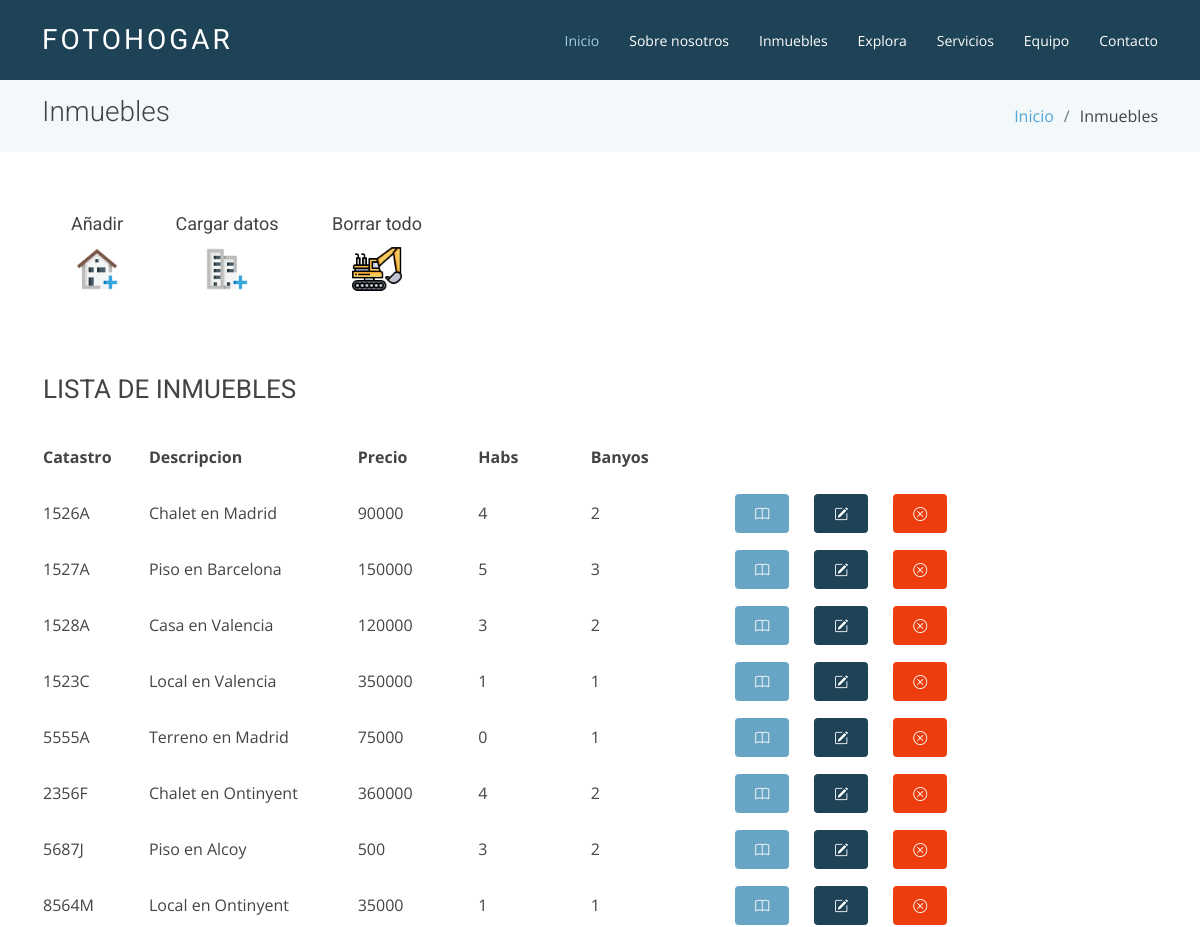
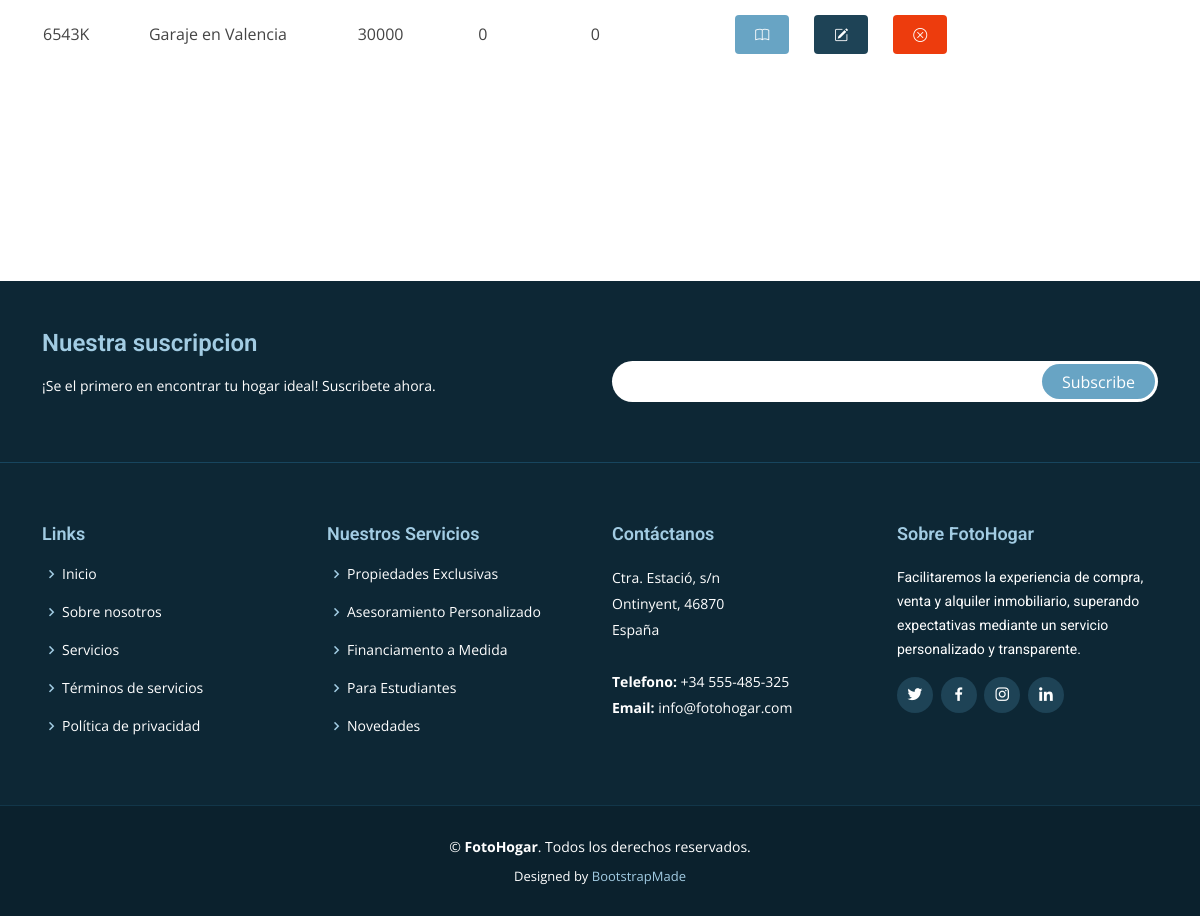
Screenshot of /index.php?page=controller_inmo&op=list with the database file from the repository (2 pictures, top to bottom).
### tables this page shows
CREATE TABLE `inmuebles` (
  `id` int(6) UNSIGNED NOT NULL,
  `id_ref` varchar(5) NOT NULL,
  `descripcion` varchar(30) NOT NULL,
  `tipo` varchar(30) NOT NULL,
  `opcion` varchar(30) NOT NULL,
  `m2` int(50) NOT NULL,
  `precio` int(50) NOT NULL,
  `habs` int(50) NOT NULL,
  `banyos` int(50) NOT NULL,
  `ascensor` tinyint(4) NOT NULL,
  `fecha` varchar(30) NOT NULL,
  `extras` varchar(100) DEFAULT NULL,
  `gastos` varchar(25) DEFAULT NULL
);

### module/inmo/model/DAOinmo.php (called while the page is built, shortened)
<?php
class DAOinmo
{
	function select_all_inmo()
	{
		$sql = "SELECT * FROM inmuebles ORDER BY id ASC";
		$conexion = connect::con();
		$res = mysqli_query($conexion, $sql);
		return $res;
	}
}
?>

### module/inmo/view/list_inmo.php (the view, shortened to what this page needs)
<main id="main">
    <section class="breadcrumbs">
        <div class="container">
            <div class="d-flex justify-content-between align-items-center">
                <h2>Inmuebles</h2>
                <ol>
                    <li><a href="index.php">Inicio</a></li>
                    <li>Inmuebles</li>
                </ol>
            </div>
        </div>
    </section>
    <section class="about" data-aos="fade-up">
        <div id="contenido">
            <div class="container">
                <table>
                    <tr>
                    <tr align="center">
                        <th width=110>
                            <h3 data-tr="Añadir" style="font-size: 18px;">Añadir</h3>
                        </th>
                        <th width=150>
                            <h3 data-tr="Dummies" style="font-size: 18px;">Cargar datos</h3>
                        </th>
                        <th width=150>
                            <h3 data-tr="Borrar todo" style="font-size: 18px;">Borrar todo</h3>
                        </th>
                    </tr>
                    <tr align="center">
                        <th>
                            <p><a href="index.php?page=controller_inmo&op=create"><img src="assets/img/agregarcasa.png"
                                        width="50" height="50"></a></p>
                        </th>
                        <th>
                            <p><a href="index.php?page=controller_inmo&op=dummies"><img src="assets/img/dummies.png"
                                        width="50" height="50"></a></p>
                        </th>
                        <th>
                            <p><a href="index.php?page=controller_inmo&op=delete_all"><img
                                        src="assets/img/deleteall.png" width="50" height="50"></a></p>
                        </th>
                    </tr>
                </table>
                <br>
                <table data-aos="fade-up" style="border-collapse: separate; border-spacing: 0 30px;">
                    <th colspan="6">
                        <h3>LISTA DE INMUEBLES</h3>
                    </th>
                    <br>
                    <tr>
                        <td width=150><b>Catastro</b></td>
                        <td width=350><b>Descripcion</b></td>
                        <td width=200><b>Precio</b></td>
                        <td width=200><b>Habs</b></td>
                        <td width=250><b>Banyos</b></td>
                        <th width=850><b></b></th>
                    </tr>
                    <?php
                    if ($rdo->num_rows === 0) {
                        echo '<tr>';
                        echo '<br>';
                        echo '<td align="center"  colspan="3">NO HAY NINGUN INMUEBLE</td>';
                        echo '</tr>';
                    } else {
                        foreach ($rdo as $row) {
                            echo '<tr>';
                            echo '<td width=150>' . $row['id_ref'] . '</td>';
                            echo '<td width=350>' . $row['descripcion'] . '</td>';
                            echo '<td width=200>' . $row['precio'] . '</td>';
                            echo '<td width=200>' . $row['habs'] . '</td>';
                            echo '<td width=250>' . $row['banyos'] . '</td>';
                            echo '<td width=850>';
                            echo '<a class="id Button_principal" id="' . $row['id'] . '"><i class="bi bi-book"></i></a>';
                            echo '<a class="Button_segundario" href="index.php?page=controller_inmo&op=update&id=' . $row['id'] . '"><i class="bi bi-pencil-square"></i></a>';
                            echo '<a class="Button_red" href="index.php?page=controller_inmo&op=delete&id=' . $row['id'] . '"><i class="bi bi-x-circle"></i></a>';
                            echo '</td>';
                            echo '</tr>';
                        }
                    }
                    ?>
                </table>
                <br>
            </div>
        </div>
</main>
<section id="inmo_modal">
</section>

### index.php (shortened to what this page needs)
<?php
    if ((isset($_GET['page'])) && ($_GET['page']==="controller_inmo") ){
		include("inc/top_page_inmo.php");
	}else{
		include("inc/top_page.php");
	}
    include("inc/header.php");
	include("inc/pages.php");
	include("inc/footer.php");
    include("inc/bottom_page.php");
?>

### inc/top_page_inmo.php (shortened to what this page needs)
<!DOCTYPE html>
<html lang="en">
<head>
  <link rel="stylesheet" href="https://code.jquery.com/ui/1.13.2/themes/base/jquery-ui.css">
  <link href="https://cdnjs.cloudflare.com/ajax/libs/toastr.js/latest/toastr.min.css" rel="stylesheet" />
  <link href="assets/vendor/animate.css/animate.min.css" rel="stylesheet">
  <link href="assets/vendor/aos/aos.css" rel="stylesheet">
  <link href="assets/vendor/bootstrap/css/bootstrap.min.css" rel="stylesheet">
  <link href="assets/vendor/bootstrap-icons/bootstrap-icons.css" rel="stylesheet">
  <link href="assets/vendor/boxicons/css/boxicons.min.css" rel="stylesheet">
  <link href="assets/vendor/glightbox/css/glightbox.min.css" rel="stylesheet">
  <link href="assets/vendor/swiper/swiper-bundle.min.css" rel="stylesheet">
  <link href="assets/css/style.css" rel="stylesheet">
</head>
<body>

### inc/header.php (shortened to what this page needs)
<header id="header" class="fixed-top d-flex align-items-center">
    <div class="container d-flex justify-content-between align-items-center">
      <div class="logo">
        <h1 class="text-light"><a href="index.php"><span>FotoHogar</span></a></h1>
      </div>
      <nav id="navbar" class="navbar">
        <ul>
          <li><a class="active " href="index.php">Inicio</a></li>
          <li><a href="index.php?page=about">Sobre nosotros</a></li>
          <li><a href="index.php?page=controller_inmo&op=list">Inmuebles</a></li>
          <li><a href="index.php?page=explore">Explora</a></li>
          <li><a href="index.php?page=services">Servicios</a></li>
          <li><a href="index.php?page=team">Equipo</a></li>
          <li><a href="index.php?page=contact">Contacto</a></li>
        </ul>
      </nav>
    </div>
  </header>

### inc/pages.php (shortened to what this page needs)
<?php
	if(isset($_GET['page'])){
		switch($_GET['page']){
			case "controller_inmo";
				include("module/inmo/controller/".$_GET['page'].".php");
				break;
		}
	}else{
		include("inicio.html");
	}
?>

### module/inmo/controller/controller_inmo.php (shortened to what this page needs)
<?php
include("c:/xampp/htdocs/angela/FotoHogar/module/inmo/model/DAOinmo.php");
switch ($_GET['op']) {
    case 'list';
        try {
            $daoinmo = new DAOinmo();
            $rdo = $daoinmo->select_all_inmo();
        } catch (Exception $e) {
            $callback = 'index.php?page=503';
            die('<script>window.location.href="' . $callback . '";</script>');
        }
        if (!$rdo) {
            $callback = 'index.php?page=503';
            die('<script>window.location.href="' . $callback . '";</script>');
        } else {
            include("module/inmo/view/list_inmo.php");
        }
        break;
}
?>

### inc/footer.php (shortened to what this page needs)
<footer id="footer" data-aos="fade-up" data-aos-easing="ease-in-out" data-aos-duration="500">
<div class="footer-newsletter">
  <div class="container">
	<div class="row">
	  <div class="col-lg-6">
		<h4>Nuestra suscripcion</h4>
		<p>¡Se el primero en encontrar tu hogar ideal! Suscribete ahora.</p>
	  </div>
	  <div class="col-lg-6">
		<form action="" method="post">
		  <input type="email" name="email"><input type="submit" value="Subscribe">
		</form>
	  </div>
	</div>
  </div>
</div>
<div class="footer-top">
  <div class="container">
	<div class="row">
	  <div class="col-lg-3 col-md-6 footer-links">
		<h4>Links</h4>
		<ul>
		  <li><i class="bx bx-chevron-right"></i> <a href="#">Inicio</a></li>
		  <li><i class="bx bx-chevron-right"></i> <a href="#">Sobre nosotros</a></li>
		  <li><i class="bx bx-chevron-right"></i> <a href="#">Servicios</a></li>
		  <li><i class="bx bx-chevron-right"></i> <a href="#">Términos de servicios</a></li>
		  <li><i class="bx bx-chevron-right"></i> <a href="#">Política de privacidad</a></li>
		</ul>
	  </div>
	  <div class="col-lg-3 col-md-6 footer-links">
		<h4>Nuestros Servicios</h4>
		<ul>
		  <li><i class="bx bx-chevron-right"></i> <a href="#">Propiedades Exclusivas</a></li>
		  <li><i class="bx bx-chevron-right"></i> <a href="#">Asesoramiento Personalizado</a></li>
		  <li><i class="bx bx-chevron-right"></i> <a href="#">Financiamento a Medida</a></li>
		  <li><i class="bx bx-chevron-right"></i> <a href="#">Para Estudiantes</a></li>
		  <li><i class="bx bx-chevron-right"></i> <a href="#">Novedades</a></li>
		</ul>
	  </div>
	  <div class="col-lg-3 col-md-6 footer-contact">
		<h4>Contáctanos</h4>
		<p>
		  Ctra. Estació, s/n <br>
		  Ontinyent, 46870<br>
		  España <br><br>
		  <strong>Telefono:</strong> +34 555-485-325<br>
		  <strong>Email:</strong> info@fotohogar.com<br>
		</p>
	  </div>
	  <div class="col-lg-3 col-md-6 footer-info">
		<h3>Sobre FotoHogar</h3>
		<p>Facilitaremos la experiencia de compra, venta y alquiler inmobiliario, superando expectativas mediante un servicio personalizado y transparente.</p>
		<div class="social-links mt-3">
		  <a href="#" class="twitter"><i class="bx bxl-twitter"></i></a>
		  <a href="#" class="facebook"><i class="bx bxl-facebook"></i></a>
		  <a href="#" class="instagram"><i class="bx bxl-instagram"></i></a>
		  <a href="#" class="linkedin"><i class="bx bxl-linkedin"></i></a>
		</div>
	  </div>
	</div>
  </div>
</div>
<div class="container">
  <div class="copyright">
	&copy;  <strong><span>FotoHogar</span></strong>. Todos los derechos reservados.
  </div>
  <div class="credits">
	Designed by <a href="https://bootstrapmade.com/">BootstrapMade</a>
  </div>
</div>
</footer>

### assets/css/style.css (style rules this page uses)
body { font-family: "Open Sans", sans-serif; color: #444; }
a { color: #4fa6d5; text-decoration: none; }
h1, h2, h3, h4, h5, h6, .font-primary { font-family: "Roboto", sans-serif; }
#header { height: 80px; transition: all 0.5s; z-index: 997; transition: all 0.5s; background: #1e4356; }
#header .logo h1 { font-size: 28px; margin: 0; padding: 4px 0; line-height: 1; font-weight: 400; letter-spacing: 3px; text-transform: uppercase; }
#header .logo h1 a, #header .logo h1 a:hover { color: #fff; text-decoration: none; }
#main { margin-top: 80px; }
.navbar { padding: 0; }
.navbar ul { margin: 0; padding: 0; display: flex; list-style: none; align-items: center; }
.navbar li { position: relative; }
.navbar a, .navbar a:focus { display: flex; align-items: center; justify-content: space-between; padding: 10px 0 10px 30px; font-family: "Open Sans", sans-serif; font-size: 14px; color: #fff; white-space: nowrap; transition: 0.3s; }
.navbar a:hover, .navbar .active, .navbar .active:focus, .navbar li:hover > a { color: #a2cce3; }
section { padding: 60px 0; }
.breadcrumbs { padding: 15px 0; background-color: #f3f8fa; min-height: 40px; }
.breadcrumbs h2 { font-size: 28px; font-weight: 300; }
.breadcrumbs ol { display: flex; flex-wrap: wrap; list-style: none; padding: 0; margin: 0; }
.breadcrumbs ol li + li { padding-left: 10px; }
.breadcrumbs ol li + li::before { display: inline-block; padding-right: 10px; color: #6c757d; content: "/"; }
.about h3 { font-weight: 400; font-size: 26px; }
.about p:last-child { margin-bottom: 0; }
.Button_principal { background-color: #68a4c4; color: #fff; border-radius: 4px; padding: 10px 20px; border: 0; font-size: 14px; transition: 0.3s; }
.Button_segundario { background-color: #1e4356; color: #fff; border-radius: 4px; padding: 10px 20px; border: 0; font-size: 14px; transition: 0.3s; }
.Button_red { background-color: #ed3c0d; color: #fff; border-radius: 4px; padding: 10px 20px; border: 0; font-size: 14px; transition: 0.3s; }
#footer { background: #0b212d; padding: 0 0 30px 0; color: #fff; font-size: 14px; }
#footer .footer-newsletter { padding: 50px 0; background: #0d2735; }
#footer .footer-newsletter h4 { font-size: 24px; margin: 0 0 20px 0; padding: 0; line-height: 1; font-weight: 600; color: #a2cce3; }
#footer .footer-newsletter form { margin-top: 30px; background: #fff; padding: 6px 10px; position: relative; border-radius: 50px; }
#footer .footer-newsletter form input[type="email"] { border: 0; padding: 4px; width: calc(100% - 100px); }
#footer .footer-newsletter form input[type="submit"] { position: absolute; top: 0; right: 0; bottom: 0; border: 0; background: none; font-size: 16px; padding: 0 20px; margin: 3px; background: #68a4c4; color: #fff; transition: 0.3s; border-radius: 50px; }
#footer .footer-top { background: #0d2735; border-top: 1px solid #17455e; border-bottom: 1px solid #123649; padding: 60px 0 30px 0; }
#footer .footer-top .footer-info { margin-bottom: 30px; }
#footer .footer-top .footer-info h3 { font-size: 18px; margin: 0 0 20px 0; padding: 2px 0 2px 0; line-height: 1; color: #a2cce3; font-weight: 600; }
#footer .footer-top .footer-info p { font-size: 14px; line-height: 24px; margin-bottom: 0; font-family: "Roboto", sans-serif; color: #fff; }
#footer .footer-top .social-links a { font-size: 18px; display: inline-block; background: #1e4356; color: #fff; line-height: 1; padding: 8px 0; margin-right: 4px; border-radius: 50%; text-align: center; width: 36px; height: 36px; transition: 0.3s; }
#footer .footer-top h4 { font-size: 18px; font-weight: 600; color: #a2cce3; position: relative; padding-bottom: 12px; }
#footer .footer-top .footer-links { margin-bottom: 30px; }
#footer .footer-top .footer-links ul { list-style: none; padding: 0; margin: 0; }
#footer .footer-top .footer-links ul i { padding-right: 2px; color: #a2cce3; font-size: 18px; line-height: 1; }
#footer .footer-top .footer-links ul li { padding: 10px 0; display: flex; align-items: center; }
#footer .footer-top .footer-links ul li:first-child { padding-top: 0; }
#footer .footer-top .footer-links ul a { color: #fff; transition: 0.3s; display: inline-block; line-height: 1; }
#footer .footer-top .footer-contact { margin-bottom: 30px; }
#footer .footer-top .footer-contact p { line-height: 26px; }
#footer .copyright { text-align: center; padding-top: 30px; }
#footer .credits { padding-top: 10px; text-align: center; font-size: 13px; color: #fff; }
#footer .credits a { color: #a2cce3; }

### rows the page displays
inmuebles: id_ref "1526A", descripcion "Chalet en Madrid", precio "90000", habs "4", banyos "2"
inmuebles: id_ref "1527A", descripcion "Piso en Barcelona", precio "150000", habs "5", banyos "3"
inmuebles: id_ref "1528A", descripcion "Casa en Valencia", precio "120000", habs "3", banyos "2"
inmuebles: id_ref "1523C", descripcion "Local en Valencia", precio "350000", habs "1", banyos "1"
inmuebles: id_ref "5555A", descripcion "Terreno en Madrid", precio "75000", habs "0", banyos "1"
inmuebles: id_ref "2356F", descripcion "Chalet en Ontinyent", precio "360000", habs "4", banyos "2"
inmuebles: id_ref "5687J", descripcion "Piso en Alcoy", precio "500", habs "3", banyos "2"
inmuebles: id_ref "8564M", descripcion "Local en Ontinyent", precio "35000", habs "1", banyos "1"
inmuebles: id_ref "6543K", descripcion "Garaje en Valencia", precio "30000", habs "0", banyos "0"
